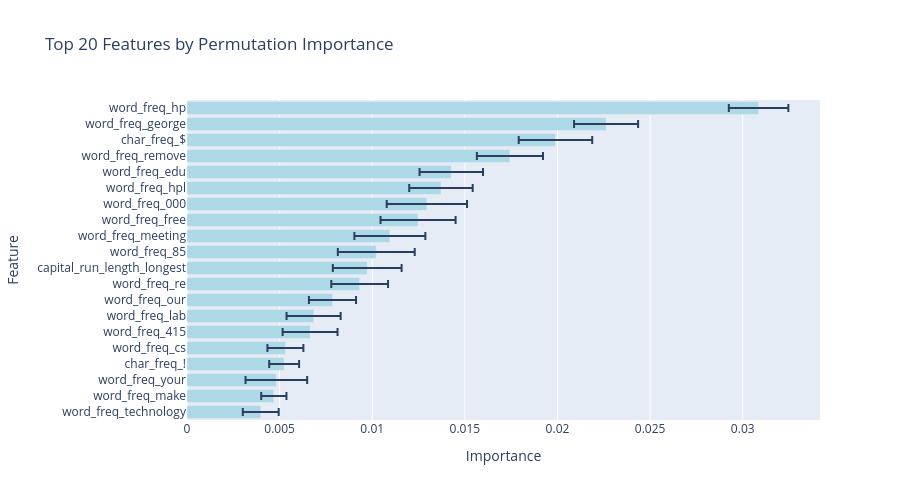

Notebook code cell kept with this figure:
### Code cell
# Visualize feature importance
feature_importance_df = pd.DataFrame({
    'feature': X_train_scaled.columns,
    'importance': importance_mean,
    'std': importance_std
}).sort_values('importance', ascending=False)

# Plot top 20 features
top_20 = feature_importance_df.head(20)

import plotly.graph_objects as go
fig = go.Figure()
fig.add_trace(go.Bar(
    x=top_20['importance'],
    y=top_20['feature'],
    orientation='h',
    error_x=dict(type='data', array=top_20['std']),
    marker=dict(color='lightblue')
))
fig.update_layout(
    title='Top 20 Features by Permutation Importance',
    xaxis_title='Importance',
    yaxis_title='Feature',
    height=500,
    yaxis={'categoryorder': 'total ascending'}
)
fig.show()

print("\nTop 20 most important features:")
print(top_20[['feature', 'importance']])

### Figure 1 — Plotly figure (JSON) as saved in the notebook; plotly's stock layout.template omitted (floating-point values rounded to 4 significant figures)
{"data": [{"error_x": {"array": [0.001606, 0.001729, 0.001983, 0.001785, 0.001713, 0.001713, 0.002168, 0.002026, 0.001916, 0.002076, 0.001856, 0.001533, 0.001271, 0.001459, 0.001482, 0.0009702, 0.0008066, 0.001664, 0.0006814, 0.0009694], "type": "data"}, "marker": {"color": "lightblue"}, "orientation": "h", "type": "bar", "x": [0.03086, 0.02262, 0.01989, 0.01743, 0.01427, 0.01371, 0.01295, 0.01247, 0.01095, 0.01022, 0.009728, 0.009321, 0.007853, 0.006834, 0.006644, 0.005313, 0.005245, 0.004823, 0.004688, 0.003981], "y": ["word_freq_hp", "word_freq_george", "char_freq_$", "word_freq_remove", "word_freq_edu", "word_freq_hpl", "word_freq_000", "word_freq_free", "word_freq_meeting", "word_freq_85", "capital_run_length_longest", "word_freq_re", "word_freq_our", "word_freq_lab", "word_freq_415", "word_freq_cs", "char_freq_!", "word_freq_your", "word_freq_make", "word_freq_technology"]}], "layout": {"height": 500, "title": {"text": "Top 20 Features by Permutation Importance"}, "xaxis": {"title": {"text": "Importance"}}, "yaxis": {"categoryorder": "total ascending", "title": {"text": "Feature"}}}}
